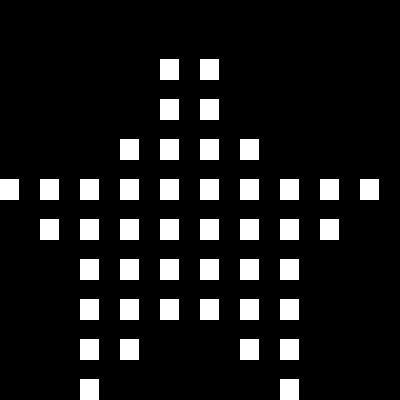

A level layout from a 2D game, rendered from its tile map. Below: a short description, then the map file with tile-grid data replaced by summaries:
An orthogonal 10x10 tile map with 40x40 px tiles, 1 tile layer (Layer 1).

<map version="1.0" orientation="orthogonal" width="10" height="10" tilewidth="40" tileheight="40">
 <tileset firstgid="1" name="texture" tilewidth="40" tileheight="40" spacing="4" margin="4">
  <image source="texture.png" />
 </tileset>
 <layer name="Layer 1" width="10" height="10">
  <data>[100 cells, 44 non-empty, 1 distinct tile ids]</data>
 </layer>
</map>
